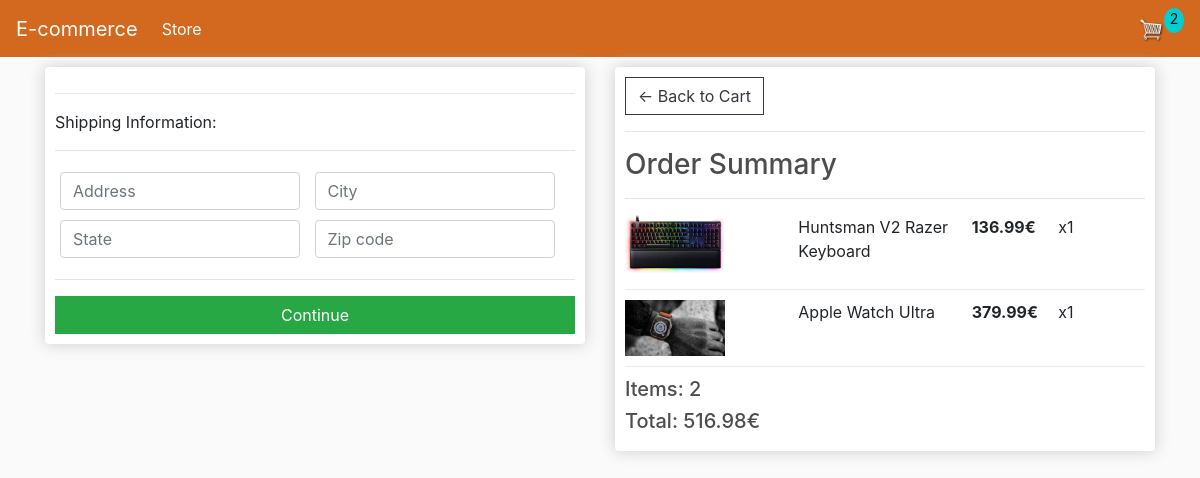
Screenshot of /checkout/ (signed in) with the database file from the repository.
### store/models.py (models this page shows, shortened)
class OrderItem(models.Model):
    product = models.ForeignKey(Product, on_delete=models.SET_NULL, null=True)
    order = models.ForeignKey(Order, on_delete=models.SET_NULL, null=True)
    quantity = models.IntegerField(default=0, null=True, blank=True)
    date_added = models.DateTimeField(auto_now_add=True)
    @property
    def get_total(self):
        return self.quantity * self.product.price

class Product(models.Model):
    name = models.CharField(max_length=100, null=True)
    price = models.FloatField()
    digital = models.BooleanField(default=False, null=True, blank=True)
    image = models.ImageField(null=True, blank=True)
    @property
    def imageURL(self):
        try:
            url = self.image.url
        except ValueError as ve:
            url = ''
        return url

class Order(models.Model):
    customer = models.ForeignKey(Customer, on_delete=models.SET_NULL, null=True, blank=True)
    date_ordered = models.DateTimeField(auto_now_add=True)
    complete = models.BooleanField(default=False)
    transaction_id = models.CharField(max_length=200, null=True)
    @property
    def shipping(self):
        shipping = False
        orderitems = self.orderitem_set.all()
        for i in orderitems:
            if not i.product.digital:
                shipping = True
        return shipping
    @property
    def get_cart_total(self):
        orderitems = self.orderitem_set.all()
        total = sum([item.get_total for item in orderitems])
        return total
    @property
    def get_cart_items(self):
        orderitems = self.orderitem_set.all()
        total = sum([item.quantity for item in orderitems])
        return total

### store/views.py (the view)
# urls.py: path('checkout/', views.checkout, name="checkout"),
def checkout(request):
    data = cartData(request)
    cartItems = data['cartItems']
    order = data['order']
    items = data['items']
    context = {'items': items, 'order': order, 'cartItems': cartItems}
    return render(request, 'store/checkout.html', context)

### store/utils.py (called while the page is built)
def cartData(request):
    if request.user.is_authenticated:
        customer = request.user.customer
        order, created = Order.objects.get_or_create(customer=customer, complete=False)
        items = order.orderitem_set.all()
        cartItems = order.get_cart_items
    else:
        cookieData = cookieCart(request)
        cartItems = cookieData['cartItems']
        order = cookieData['order']
        items = cookieData['items']
    return {'cartItems': cartItems, 'order': order, 'items': items}

### store/templates/store/checkout.html (shortened to what this page needs)
{% extends 'store/index.html' %}
{% load static %}
{% block content %}
    <div class="row">
        <div class="col-lg-6">
            <div class="box-element" id="form-wrapper">
                <form id="form">
                    <div id="shipping-info">
                        <hr>
                        <p>Shipping Information:</p>
                        <hr>
                        <div class="form-field">
                            <input required class="form-control" type="text" name="address" placeholder="Address">
                        </div>
                        <div class="form-field">
                            <input required class="form-control" type="text" name="city" placeholder="City">
                        </div>
                        <div class="form-field">
                            <input required class="form-control" type="text" name="state" placeholder="State">
                        </div>
                        <div class="form-field">
                            <input required class="form-control" type="text" name="zipcode" placeholder="Zip code">
                        </div>
                    </div>
                    <hr>
                    <input id="form-button" class="btn btn-success btn-block" type="submit" value="Continue">
                </form>
            </div>
            <br>
        </div>
        <div class="col-lg-6">
            <div class="box-element">
                <a class="btn btn-outline-dark" href="{% url 'cart' %}">&#x2190; Back to Cart</a>
                <hr>
                <h3>Order Summary</h3>
                <hr>
                {% for item in items %}
                    <div class="cart-row">
                        <div style="flex:2"><img class="row-image" src="{{ item.product.imageURL }}"></div>
                        <div style="flex:2"><p>{{ item.product.name }}</p></div>
                        <div style="flex:1"><b>{{ item.product.price|floatformat:2 }}€</b></div>
                        <div style="flex:1"><p>x{{ item.quantity }}</p></div>
                    </div>
                {% endfor %}
                <h5>Items: {{ order.get_cart_items }}</h5>
                <h5>Total: {{ order.get_cart_total|floatformat:2 }}€</h5>
            </div>
        </div>
    </div>
{% endblock content %}

### static/CSS/style.css (style rules this page uses)
body { background-color: hsl(0, 0%, 98%); }
h1, h2, h3, h4, h5, h6 { color: hsl(0, 0%, 30%); }
.box-element { box-shadow: hsl(0, 0%, 80%) 0 0 16px; background-color: #fff; border-radius: 4px; padding: 10px; }
.col-lg-4, .col-lg-6, .col-lg-8, .col-lg-12 { margin-top: 10px; }
.btn { border-radius: 0; }
.row-image { width: 100px; }
.form-field { width: 250px; display: inline-block; padding: 5px; }
.cart-row { display: flex; align-items: stretch; padding-bottom: 10px; margin-bottom: 10px; border-bottom: 1px solid #ececec; }

### rows the page displays
OrderItem: product.imageURL (picture), product.name "Huntsman V2 Razer Keyboard", product.price "136.99", quantity "1"
OrderItem: product.imageURL (picture), product.name "Apple Watch Ultra", product.price "379.99", quantity "1"
Order: get_cart_items "2", get_cart_total "516.98"

### other values shown
{{ cartItems }} "2"
